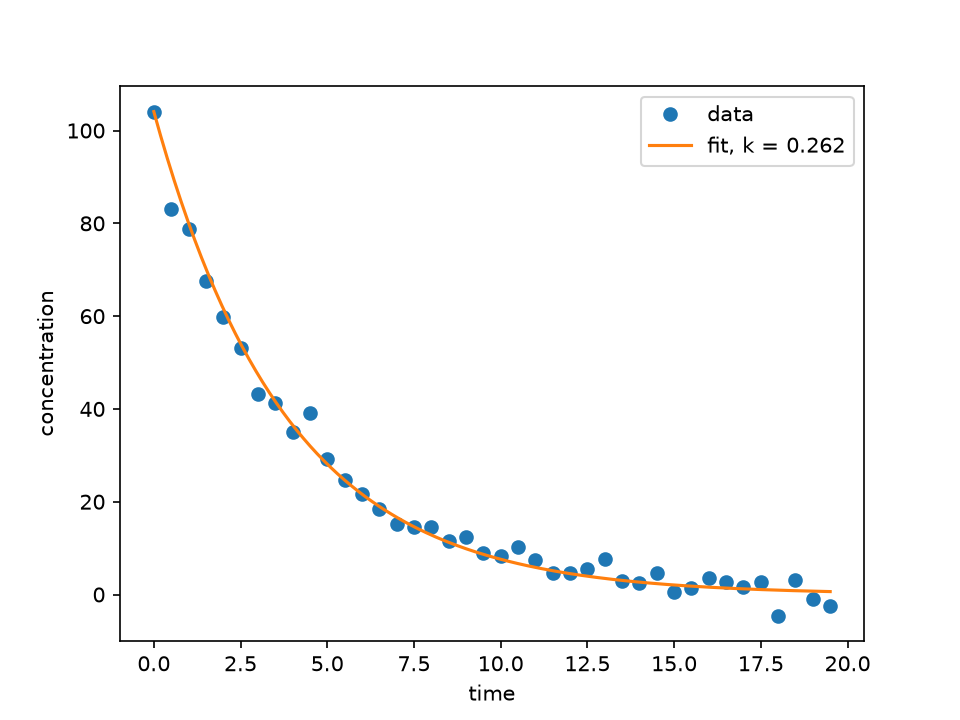

This figure's Python source:
"""
PW2 Lab B Part 3 -- fit a reaction's rate constant to measured data.

A first-order reaction decays as  C(t) = C0 * exp(-k*t).  You have noisy
concentration-vs-time measurements; find the k that best matches them.
Complete the TODOs. Run:  python kinetics.py
"""
import numpy as np
import matplotlib.pyplot as plt
from scipy.optimize import minimize

t, C = np.loadtxt("kinetics.csv", delimiter=",", skiprows=1, unpack=True)
C0 = C[0]

def error(k):
    return np.sum((C - C0 * np.exp(-k * t))**2)

res = minimize(lambda p: error(p[0]), x0=[0.5], method="SLSQP", bounds=[(0, 5)])
k_fit = res.x[0]
print("fitted k =", k_fit)

tt = np.linspace(t.min(), t.max(), 200)
plt.plot(t, C, "o", label="data")
plt.plot(tt, C0 * np.exp(-k_fit * tt), "-", label=f"fit, k = {k_fit:.3f}")
plt.xlabel("time")
plt.ylabel("concentration")
plt.legend()
plt.savefig("kinetics.png", dpi=150)
plt.show()
